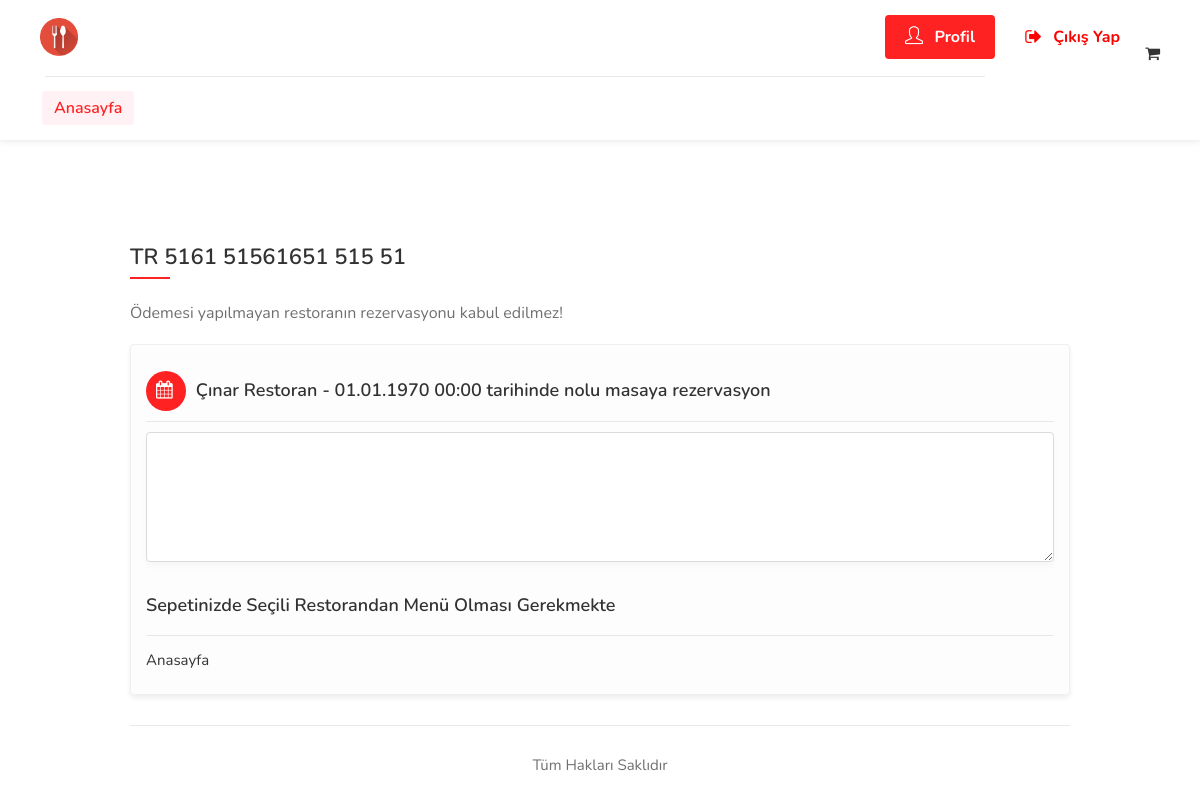
Page /rezervasyon.php?rest_id=1 (signed in) on the committed database.
### tables this page shows
CREATE TABLE `ayarlar` (
  `ayar_id` int(11) NOT NULL,
  `ayar_title` text NOT NULL,
  `ayar_logo` text NOT NULL,
  `ayar_aciklama` text NOT NULL
);

CREATE TABLE `restoran` (
  `rest_id` int(11) NOT NULL,
  `rest_adi` text NOT NULL,
  `rest_logo` text NOT NULL,
  `rest_bg` text NOT NULL,
  `rest_tel` text NOT NULL,
  `rest_adres` text NOT NULL,
  `rest_aciklama` text NOT NULL,
  `rest_iban` text NOT NULL,
  `rest_odeme` text NOT NULL,
  `rest_tarih` datetime NOT NULL DEFAULT current_timestamp()
);

### rezervasyon.php (the view, shortened to what this page needs)
<?php include('header.php');
if (isset($_GET['rest_id'])) {
  $id=$_GET['rest_id'];
  $restoranSorgu=$conn->prepare("SELECT * FROM restoran where rest_id= :rest_id");
  $restoranSorgu->execute(array('rest_id' => $id));
  $restoran=$restoranSorgu->fetch(PDO::FETCH_ASSOC);
  $rest_id = $restoran['rest_id'];
  $masa_id=$_GET['id'];
  $masalar = $conn->query("SELECT * FROM masalar WHERE masa_id = '{$masa_id}'")->fetch(PDO::FETCH_ASSOC);
}else {
  header("location:index.php");
}
?>
<div class="container">
  <div class="row utf_sticky_main_wrapper">
    <div class="col-lg-12 col-md-12 margin-top-75 sidebar-search">
               <h3 class="utf_listing_headline_part margin-top-30 margin-bottom-30"><?=$restoran['rest_iban']; ?></h3>
  <p><?=$restoran['rest_odeme']; ?></p>
      <div class="utf_box_widget booking_widget_box">
        <h3><i class="fa fa-calendar"></i> <?php echo $restoran['rest_adi'].' - '.date('d.m.Y H:i',strtotime($_GET['tarih'])).' tarihinde '.$masalar['masa_no'].' nolu masaya rezervasyon'; ?>
      </h3>
      <form action="inc/islemler.php" method="POST">
        <div class="row with-forms margin-top-0">
          <div class="col-lg-12 col-md-12">
            <?php
            if(isset($_SESSION['sepetimdekiler'])) {
              $icerik = "";
              $sepet_verisi = $_SESSION['sepetimdekiler'];
              foreach ($sepet_verisi['urunler'] as $value) {
                $menuRestoranaAitMi=$conn->prepare("SELECT * FROM menuler where menu_id= :menu_id and menu_rest_id != '{$rest_id}'");
                $menuRestoranaAitMi->execute(array('menu_id' => $value->menu_id));
                $menuData=$menuRestoranaAitMi->fetch(PDO::FETCH_ASSOC);
                $sayi=$menuRestoranaAitMi->rowCount();
                if($sayi > 0){
                  $icerik =' ';
                  break;
                }
                else {
                  $icerik = $icerik. $value->count." adet ". $value->menu_adi." -> ".$value->total_price."₺ \xA";
                }
              }
            }
            else {
              $icerik = '';
            }
            ?>
            <textarea name="rezerve_siparis" readonly><?php  echo $icerik; ?></textarea>
          </div>
        </div>
        <?php if($icerik !='' and $icerik !=' '){ ?>
          <button class="utf_progress_button button fullwidth_block margin-top-5" name="rezerveYap">Oluştur</button>
        <?php } else { ?>
          <h3>Sepetinizde Seçili Restorandan Menü Olması Gerekmekte</h3>
          <a href="./">Anasayfa</a>
        <?php } ?>
      </form>
    </div>
  </div>
</div>
</div>
<?php include('footer.php'); ?>

### header.php (shortened to what this page needs)
<?php
include 'inc/ayar.php';
$ayarData = $conn->query('SELECT * FROM ayarlar')->fetch(PDO::FETCH_ASSOC);
?>
<!DOCTYPE html>
<html lang="tr">
<head>
  <link rel="stylesheet" href="css/stylesheet.css">
  <link rel="stylesheet" href="css/mmenu.css">
  <link rel="stylesheet" href="css/style.css" id="colors">
  <link rel="stylesheet" href="css/sweetalert2.min.css">
</head>
<body>
  <div id="main_wrapper">
    <header id="header_part" class="fullwidth">
      <div id="header">
        <div class="container">
          <div class="utf_left_side">
            <div id="logo"> <a href="./"><img src="<?=$ayarData['ayar_logo']; ?>" alt=""></a> </div>
            <nav id="navigation" class="style_one">
              <ul id="responsive">
                <li><a class="current" href="./">Anasayfa</a></li>
              </ul>
            </nav>
            <div class="clearfix"></div>
          </div>
          <div class="utf_right_side">
            <div class="header_widget">
              <?php if(isset($_SESSION['uye_giris']) and $_SESSION['uye_giris']!='') { ?>
                <a href="profil.php" class="button border sign-in">
                  <i class="sl sl-icon-user"></i> Profil
                </a>
                <a href="cikis.php" class="button border with-icon" style="background:white;color:red;"><i class="fa fa-sign-out"></i> Çıkış Yap</a>
                <a href="sepet.php" class="p-5"><i class="fa fa-shopping-cart"></i>
                </a>
              </div>
          <?php } ?>
        </div>
      </div>
    </div>
  </header>

### css/mmenu.css (style rules this page uses)
:root { --mm-line-height:20px; --mm-listitem-size:44px; --mm-navbar-size:44px; --mm-offset-top:0; --mm-offset-right:0; --mm-offset-bottom:0; --mm-offset-left:0; --mm-color-border:rgba(0, 0, 0, 0.1); --mm-color-button:rgba(0, 0, 0, 0.3); --mm-color-text:rgba(0, 0, 0, 0.75); --mm-color-text-dimmed:rgba(0, 0, 0, 0.3); --mm-color-background:#f3f3f3; --mm-color-background-highlight:rgba(0, 0, 0, 0.05); --mm-color-background-emphasis:rgba(255, 255, 255, 0.4); --mm-shadow:0 0 10px rgba(0, 0, 0, 0.3) }

### css/style.css (style rules this page uses)
body { color: #707070; font-size: 15px; line-height: 28px; background-color: #fff; }
body p { font-size: 16px; line-height: 28px; }
body, h1, h2, h3, h4, h5, h6, input[type="text"], input[type="password"], input[type="email"], textarea, select, input[type="button"], input[type="submit"], button, #tiptip_content, .map-box p, .map-box div, .numerical-rating .utf_counter_star_rating, body .nav_responsive i.menu-trigger:after { font-family:'Nunito', sans-serif; text-transform: none; }
h1, h2, h3, h4, h5, h6 { color: #323232; }
* { margin: 0px; padding: 0px; box-sizing: border-box; }
ul, li { margin: 0px; list-style-type: none; }

### rows in the picture
ayarlar: ayar_logo (picture)
restoran: rest_iban "TR 5161 51561651 515 51", rest_odeme "Ödemesi yapılmayan restoranın rezervasyonu kabul edilmez!", rest_adi "Çınar Restoran"

### other values in the picture
date('d.m.Y H:i',strtotime($_GET['tarih'])) "01.01.1970 00:00"
